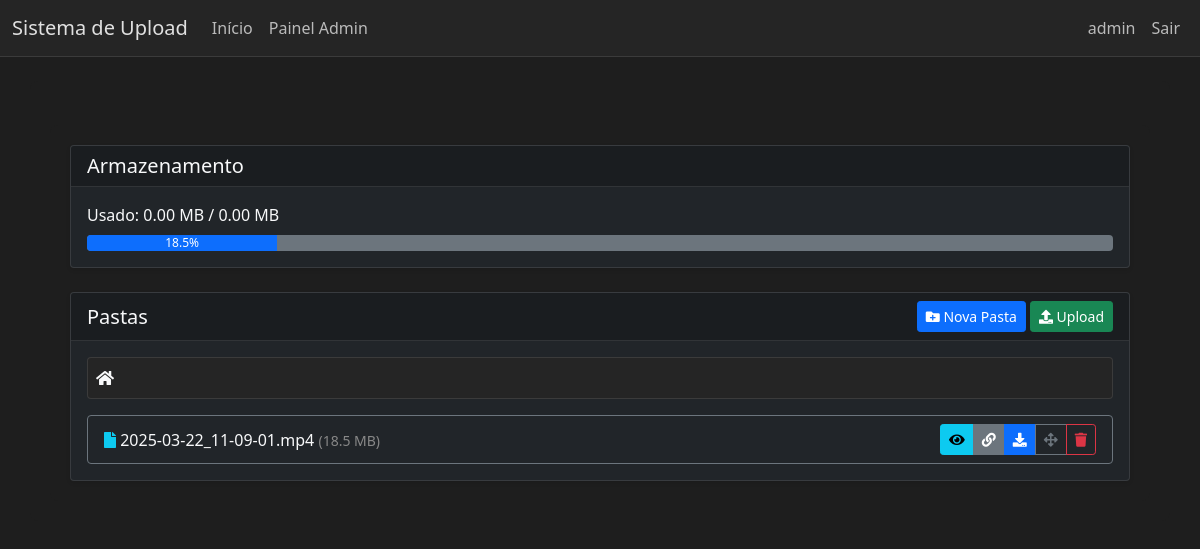
The page /dashboard (signed in) on the database its author committed.
### app.py (models this page shows, shortened)
class User(db.Model, UserMixin):
    id = db.Column(db.Integer, primary_key=True)
    username = db.Column(db.String(80), unique=True, nullable=False)
    password_hash = db.Column(db.String(128), nullable=False)
    email = db.Column(db.String(120), unique=True, nullable=False)
    is_admin = db.Column(db.Boolean, default=False)
    storage_limit = db.Column(db.Integer, default=104857600)  # Default 100MB in bytes
    storage_used = db.Column(db.Integer, default=0)  # Storage used in bytes
    max_simultaneous_uploads = db.Column(db.Integer, default=3)
    files = db.relationship('File', backref='owner', lazy=True)
    folders = db.relationship('Folder', backref='owner', lazy=True)
    created_at = db.Column(db.DateTime, default=datetime.datetime.utcnow)

class File(db.Model):
    id = db.Column(db.Integer, primary_key=True)
    filename = db.Column(db.String(255), nullable=False)
    original_filename = db.Column(db.String(255), nullable=False)
    size = db.Column(db.Integer, nullable=False)  # Size in bytes
    folder_id = db.Column(db.Integer, db.ForeignKey('folder.id'), nullable=True)
    upload_date = db.Column(db.DateTime, default=datetime.datetime.utcnow)
    user_id = db.Column(db.Integer, db.ForeignKey('user.id'), nullable=False)
    status = db.Column(db.String(20), nullable=False, default='completed')

### app.py (the view, shortened to what this page needs)
@app.route('/dashboard')
@app.route('/folder/<int:folder_id>')
@login_required
def dashboard(folder_id=None):
    current_folder = None
    ancestors = []
    folders = Folder.query.filter_by(
        user_id=current_user.id,
        parent_id=folder_id
    ).all()
    files = File.query.filter_by(
        user_id=current_user.id,
        folder_id=folder_id
    ).all()
    storage_used = sum(file.size for file in current_user.files) / 1024 / 1024  # Convert to MB
    storage_limit = current_user.storage_limit / 1024 / 1024  # Convert to MB
    storage_percent = (storage_used / storage_limit) * 100 if storage_limit > 0 else 0
    allowed_extensions = AllowedExtension.query.all()
    return render_template('dashboard.html',
                         current_folder=current_folder,
                         ancestors=ancestors,
                         folders=folders,
                         files=files,
                         storage_used=storage_used,
                         storage_limit=storage_limit,
                         storage_percent=storage_percent,
                         allowed_extensions=allowed_extensions,
                         max_uploads=current_user.max_simultaneous_uploads)

### app.py (called while the page is built)
@login_manager.user_loader
def load_user(user_id):
    return User.query.get(int(user_id))

### templates/dashboard.html (shortened to what this page needs)
{% extends "base.html" %}
{% block content %}
<div class="container mt-4">
    <div class="card bg-dark text-light mb-4">
        <div class="card-header">
            <h5 class="mb-0">Armazenamento</h5>
        </div>
        <div class="card-body">
            <div class="storage-info">
                <p class="mb-2">Usado: {{ "%.2f"|format(storage_used / 1024 / 1024) }} MB / {{ "%.2f"|format(storage_limit / 1024 / 1024) }} MB</p>
                <div class="progress bg-secondary">
                    <div class="progress-bar {{ 'bg-danger' if storage_percent >= 90 else 'bg-primary' }}"
                         role="progressbar"
                         style="width: {{ storage_percent }}%">
                        {{ "%.1f"|format(storage_percent) }}%
                    </div>
                </div>
            </div>
        </div>
    </div>
    <div class="card bg-dark text-light">
        <div class="card-header d-flex justify-content-between align-items-center">
            <h5 class="mb-0">Pastas</h5>
            <div>
                <button type="button" class="btn btn-sm btn-primary" data-bs-toggle="modal" data-bs-target="#newFolderModal">
                    <i class="fas fa-folder-plus"></i> Nova Pasta
                </button>
                <button type="button" class="btn btn-sm btn-success" data-bs-toggle="modal" data-bs-target="#uploadModal">
                    <i class="fas fa-upload"></i> Upload
                </button>
            </div>
        </div>
        <div class="card-body">
            <nav aria-label="breadcrumb" class="mb-3">
                <ol class="breadcrumb bg-secondary p-2 rounded">
                    <li class="breadcrumb-item">
                        <a href="{{ url_for('dashboard') }}" class="text-light">
                            <i class="fas fa-home"></i>
                        </a>
                    </li>
                </ol>
            </nav>
            <div class="list-group bg-dark">
                {% for file in files %}
                <div class="list-group-item bg-dark text-light border-secondary">
                    <div class="d-flex justify-content-between align-items-center">
                        <div>
                            <i class="fas fa-file text-info"></i> {{ file.original_filename }}
                            <small class="text-muted">({{ "%.1f"|format(file.size / 1024 / 1024) }} MB)</small>
                        </div>
                        <div class="btn-group">
                            <a href="{{ url_for('share_file', filename=file.filename) }}" class="btn btn-sm btn-info" target="_blank" title="Visualizar">
                                <i class="fas fa-eye"></i>
                            </a>
                            <button type="button" class="btn btn-sm btn-secondary" onclick="generateShareLink({{ file.id }})" title="Gerar Link">
                                <i class="fas fa-link"></i>
                            </button>
                            <a href="{{ url_for('download_file', filename=file.filename) }}" class="btn btn-sm btn-primary" title="Download">
                                <i class="fas fa-download"></i>
                            </a>
                            <button type="button" class="btn btn-sm btn-outline-secondary" data-bs-toggle="modal" data-bs-target="#moveFileModal" data-file-id="{{ file.id }}">
                                <i class="fas fa-arrows-alt"></i>
                            </button>
                            <button type="button" class="btn btn-sm btn-outline-danger" data-bs-toggle="modal" data-bs-target="#deleteFileModal" data-file-id="{{ file.id }}" data-file-name="{{ file.original_filename }}">
                                <i class="fas fa-trash"></i>
                            </button>
                        </div>
                    </div>
                </div>
                {% endfor %}
            </div>
        </div>
    </div>
</div>
{% endblock %}

### templates/base.html (shortened to what this page needs)
<!DOCTYPE html>
<html lang="pt-BR">
<head>
    <link href="https://cdn.jsdelivr.net/npm/bootstrap@5.1.3/dist/css/bootstrap.min.css" rel="stylesheet">
    <link href="https://cdnjs.cloudflare.com/ajax/libs/font-awesome/5.15.4/css/all.min.css" rel="stylesheet">
</head>
<body>
    <nav class="navbar navbar-expand-lg navbar-dark mb-4">
        <div class="container-fluid">
            <a class="navbar-brand" href="{{ url_for('dashboard') }}">Sistema de Upload</a>
            <div class="collapse navbar-collapse" id="navbarNav">
                <ul class="navbar-nav me-auto">
                    {% if current_user.is_authenticated %}
                    <li class="nav-item">
                        <a class="nav-link" href="{{ url_for('dashboard') }}">Início</a>
                    </li>
                    {% if current_user.is_admin %}
                    <li class="nav-item">
                        <a class="nav-link" href="{{ url_for('admin_panel') }}">Painel Admin</a>
                    </li>
                    {% endif %}
                    {% endif %}
                </ul>
                <ul class="navbar-nav">
                    {% if current_user.is_authenticated %}
                    <li class="nav-item">
                        <span class="nav-link">{{ current_user.username }}</span>
                    </li>
                    <li class="nav-item">
                        <a class="nav-link" href="{{ url_for('logout') }}">Sair</a>
                    </li>
                    {% else %}
                    <li class="nav-item">
                        <a class="nav-link" href="{{ url_for('login') }}">Login</a>
                    </li>
                    {% endif %}
                </ul>
            </div>
        </div>
    </nav>
    <div class="container">
        {% block content %}{% endblock %}
    </div>
</body>
</html>

### templates/base.html (style rules this page uses)
:root { --dark-bg: #1e1e1e; --darker-bg: #141414; --card-bg: #252525; --border-color: rgba(255, 255, 255, 0.1); --text-color: #e0e0e0; --text-muted: #888; }
body { background-color: var(--dark-bg); color: var(--text-color); min-height: 100vh; }
.navbar { background-color: var(--card-bg) !important; border-bottom: 1px solid var(--border-color); }
.navbar-brand { color: var(--text-color) !important; }
.nav-link { color: var(--text-color) !important; opacity: 0.8; transition: opacity 0.2s; }
.container { background-color: var(--dark-bg); padding: 20px; border-radius: 8px; }

### templates/dashboard.html (style rules this page uses)
:root { --dark-bg: #1e1e1e; --darker-bg: #141414; --card-bg: #252525; --border-color: rgba(255, 255, 255, 0.1); --text-color: #e0e0e0; --text-muted: #888; }
body { background-color: var(--dark-bg); color: var(--text-color); }
.card { background-color: var(--card-bg); border: 1px solid var(--border-color); box-shadow: 0 2px 4px rgba(0, 0, 0, 0.1); }
.card-header { background-color: rgba(0, 0, 0, 0.2); border-bottom: 1px solid var(--border-color); }
.list-group-item { background-color: var(--card-bg); border: 1px solid var(--border-color); color: var(--text-color); transition: background-color 0.2s; }
.progress { background-color: var(--darker-bg); }
.progress-bar { transition: width 0.3s ease; }
.breadcrumb { background-color: var(--card-bg) !important; border: 1px solid var(--border-color); padding: 0.75rem 1rem; border-radius: 0.25rem; }
.breadcrumb-item a { color: var(--text-color); text-decoration: none; }
.text-muted { color: var(--text-muted) !important; }
.nav-link { color: var(--text-color); }

### rows shown on the page
User: username "admin"
File: original_filename "2025-03-22_11-09-01.mp4", file.size/1024/1024 "18.5"

### other values the page prints
{{ "%.2f"|format(storage_used / 1024 / 1024) }} "0.00"
{{ "%.2f"|format(storage_limit / 1024 / 1024) }} "0.00"
{{ "%.1f"|format(storage_percent) }} "18.5"
